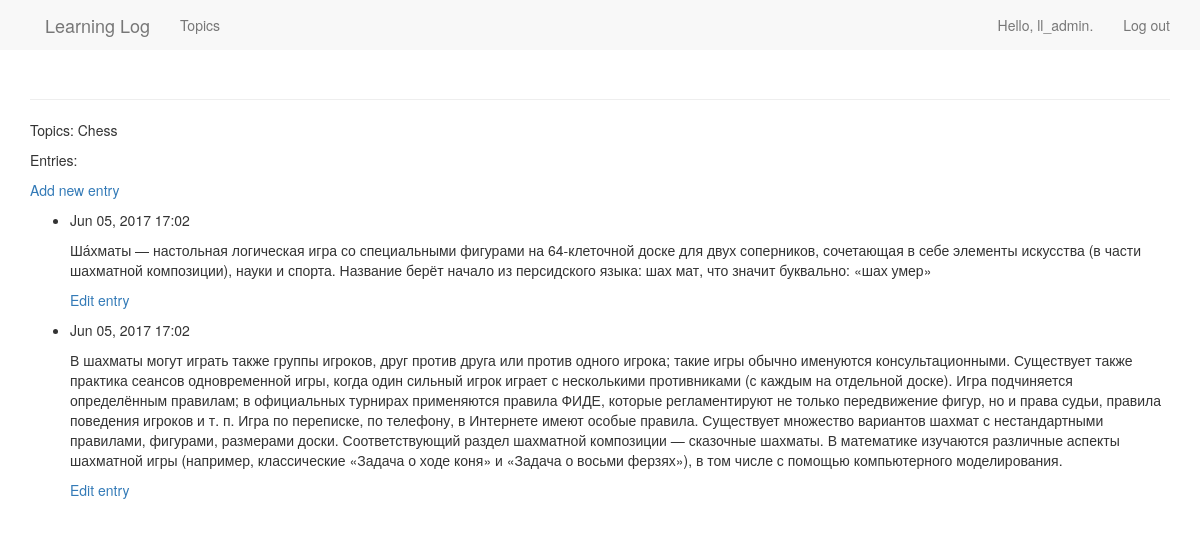
The page /topics/1/ (signed in) on the database its author committed.
### learning_logs/models.py (models this page shows, shortened)
class Topic(models.Model):
    text = models.CharField(max_length=200)
    date_added = models.DateTimeField(auto_now_add=True)
    owner = models.ForeignKey(User)
    def __str__(self):
        return self.text

class Entry(models.Model):
    topic = models.ForeignKey(Topic)
    text = models.TextField()
    date_added = models.DateTimeField(auto_now_add=True)
    class Meta:
        verbose_name_plural = "entries"

### learning_logs/views.py (the view)
# urls.py: url(r'^topics/(?P<topic_id>\d+)/$', views.topic, name = 'topic'),
@login_required
def topic(request, topic_id):
    topic = Topic.objects.get(id = topic_id)
    if topic.owner != request.user:
        raise Http404
    entries = topic.entry_set.order_by('-date_added')
    context = {'topic':topic,'entries':entries}
    return render(request, 'learning_logs/topic.html', context)

### learning_logs/templates/learning_logs/topic.html
{% extends 'learning_logs/base.html' %}
{% block content %}
<p>Topics: {{topic}}</p>
<p>Entries:</p>
<p>
  <a href="{% url 'learning_logs:new_entry' topic.id %}">Add new entry</a>
</p>
<ul>
  {% for entry in entries %}
    <li>
      <p>{{ entry.date_added|date:'M d, Y H:i' }}</p>
      <p>{{ entry.text|linebreaks }}</p>
      <p>
        <a href="{% url 'learning_logs:edit_entry' entry.id %}">Edit entry</a>
      </p>
    </li>
  {% empty %}
    <li>There are no entries for this topic yet.</li>
  {% endfor %}
</ul>
{% endblock content %}

### learning_logs/templates/learning_logs/base.html (shortened to what this page needs)
{% load bootstrap3 %}
<!DOCTYPE html>
<html lang="en">
  <head>
    {% bootstrap_css %}
  </head>
  <body>
    <nav class="navbar-default navbar-static-top">
      <div class="container">
        <div class="navbar-header">
          <a class="navbar-brand" href="{% url 'learning_logs:index' %}">
            Learning Log </a>
        </div>
        <div id="navbar" class="navbar-collapse collapse">
          <ul class = "nav navbar-nav">
            <li><a href="{% url 'learning_logs:topics' %}">Topics</a></li>
          </ul>
          <ul class="nav navbar-nav navbar-right">
            {% if user.is_authenticated %}
              <li><a>Hello, {{ user.username }}.</a></li>
              <li><a href="{% url 'users:logout' %}"> Log out</a></li>
            {% else %}
              <li><a href="{% url 'users:register' %}">Register</a></li>
              <li><a href="{% url 'users:login' %}">Log in</a></li>
            {% endif %}
        </div>
      </div>
    </nav>
    <div class="container">
      <div class="page-header">
      </div>
      <div>
        {% block content %}{% endblock content %}
      </div>
    </div>
  </body>
</html>

### rows shown on the page
Topic: text "Chess"
Entry: date_added "Jun 05, 2017 17:02", text "Ша́хматы — настольная логическая игра со специальными фигурами на 64-клеточной доске для двух соперников, сочетающая в себе элементы искусства (в части шахматной композиции), науки и спорта. Название берёт начало из персидского языка: шах мат, что значит буквально: «шах умер»"
Entry: date_added "Jun 05, 2017 17:02", text "В шахматы могут играть также группы игроков, друг против друга или против одного игрока; такие игры обычно именуются консультационными. Существует также практика сеансов одновременной игры, когда один сильный игрок играет с несколькими противниками (с каждым на отдельной доске). Игра подчиняется определённым правилам; в официальных турнирах применяются правила ФИДЕ, которые регламентируют не только передвижение фигур, но и права судьи, правила поведения игроков и т. п. Игра по переписке, по телефону, в Интернете имеют особые правила. Существует множество вариантов шахмат с нестандартными правилами, фигурами, размерами доски. Соответствующий раздел шахматной композиции — сказочные шахматы. В…"

### other values the page prints
{{ user.username }} "ll_admin"
